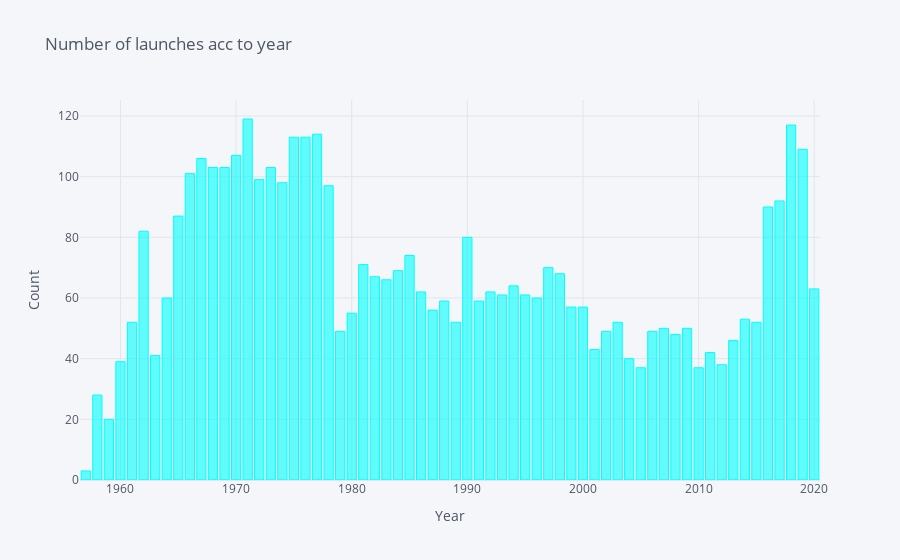

Notebook code cell kept with this figure:
### Markdown cell above
4.3. Year wise launches

### Code cell
temp = space["Year"].value_counts()
temp.iplot(kind = 'bar',xTitle = 'Year',yTitle = 'Count',title = 'Number of launches acc to year', color = 'cyan')

### Figure 1 — Plotly figure (JSON) as saved in the notebook; plotly's stock layout.template omitted (floating-point values rounded to 4 significant figures)
{"data": [{"marker": {"color": "rgba(0, 255, 255, 0.6)", "line": {"color": "rgba(0, 255, 255, 1.0)", "width": 1}}, "name": "Year", "orientation": "v", "text": "", "type": "bar", "x": [1971, 2018, 1977, 1976, 1975, 2019, 1970, 1967, 1968, 1969, 1973, 1966, 1972, 1974, 1978, 2017, 2016, 1965, 1962, 1990, 1985, 1981, 1997, 1984, 1998, 1982, 1983, 1994, 2020, 1986, 1992, 1995, 1993, 1996, 1964, 1991, 1988, 2000, 1999, 1987, 1980, 2014, 2003, 1989, 2015, 1961, 2009, 2007, 1979, 2002, 2006, 2008, 2013, 2001, 2011, 1963, 2004, 1960, 2012, 2005, 2010, 1958, 1959, 1957], "y": [119, 117, 114, 113, 113, 109, 107, 106, 103, 103, 103, 101, 99, 98, 97, 92, 90, 87, 82, 80, 74, 71, 70, 69, 68, 67, 66, 64, 63, 62, 62, 61, 61, 60, 60, 59, 59, 57, 57, 56, 55, 53, 52, 52, 52, 52, 50, 50, 49, 49, 49, 48, 46, 43, 42, 41, 40, 39, 38, 37, 37, 28, 20, 3]}], "layout": {"legend": {"bgcolor": "#F5F6F9", "font": {"color": "#4D5663"}}, "paper_bgcolor": "#F5F6F9", "plot_bgcolor": "#F5F6F9", "title": {"font": {"color": "#4D5663"}, "text": "Number of launches acc to year"}, "xaxis": {"gridcolor": "#E1E5ED", "showgrid": true, "tickfont": {"color": "#4D5663"}, "title": {"font": {"color": "#4D5663"}, "text": "Year"}, "zerolinecolor": "#E1E5ED"}, "yaxis": {"gridcolor": "#E1E5ED", "showgrid": true, "tickfont": {"color": "#4D5663"}, "title": {"font": {"color": "#4D5663"}, "text": "Count"}, "zerolinecolor": "#E1E5ED"}}}
